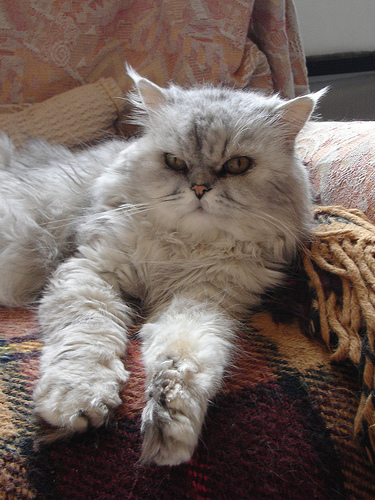
#> input picture DIP LAB FINAL/cat1.jpg, 375 x 500 px
$ jupyter execute 2.binary_image.ipynb
#> lines starting #> are read from the running program, lines starting #| are printed output that depends on the picture; after the words box and inside, x2 and y2 are one past the last pixel; in counts of white or black regions, pixels touching at a corner belong together
[cell 1]
import cv2 as cv
import numpy as np
import matplotlib.pyplot as plt
import os
image = cv.imread("cat1.jpg")
#> image is the input picture: shape (500, 375, 3); mean B, G, R 95.2, 101.7, 116.1
image = cv.cvtColor(image, cv.COLOR_BGR2GRAY)
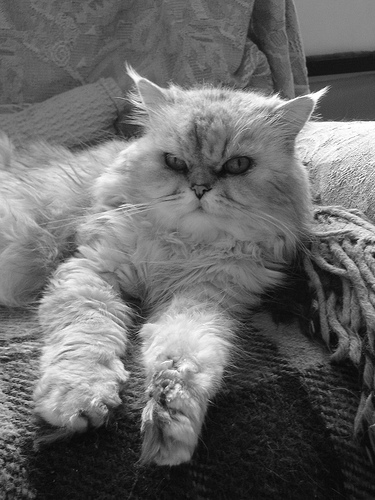
#> image: shape (500, 375); min 3, max 255, mean 105.3
plt.subplot(1,2,1)
plt.imshow(image, cmap='gray')
plt.title('Input Image')
plt.axis('off')
threshold=127
image.shape
for i in range(image.shape[0]):
    for j in range(image.shape[1]):
        if image[i][j] >= threshold:
            image[i][j]=255
        else:
            image[i][j]=0
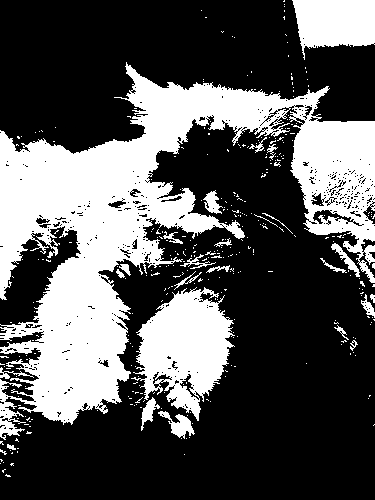
#> image: shape (500, 375); 33.8% white; 350 white regions (325 under 20 px), largest, box (x1, y1, x2, y2) and area: (0, 62, 375, 440) 48673, (131, 287, 235, 421) 7833, (292, 0, 375, 60) 3601

plt.subplot(1,2,2)
plt.imshow(image, cmap='gray')
plt.title('Binary Image')
plt.axis('off')
plt.show()
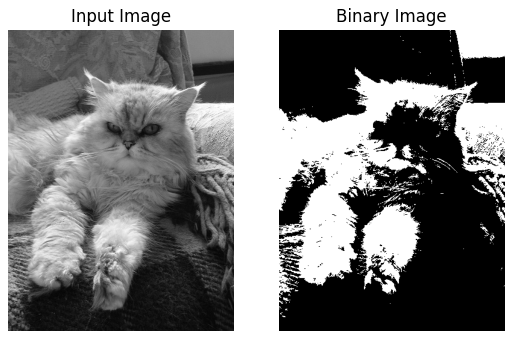
#> figure drawn by matplotlib, 2 panels

$ run again, with DIP LAB FINAL/matched.jpg copied over DIP LAB FINAL/cat1.jpg
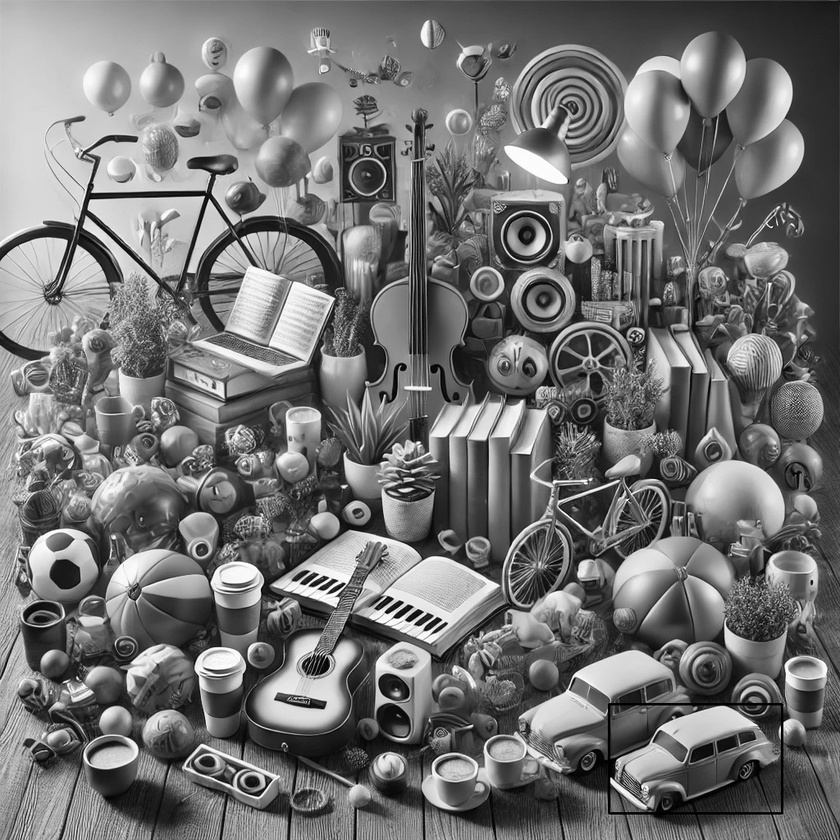
#> input picture DIP LAB FINAL/matched.jpg, 840 x 840 px, shrunk from 1024 x 1024 before the run
#> image is the input picture: shape (840, 840, 3); min 0, max 255, mean 114.5
#> after the loop `for i in range(image.shape[0]):`:
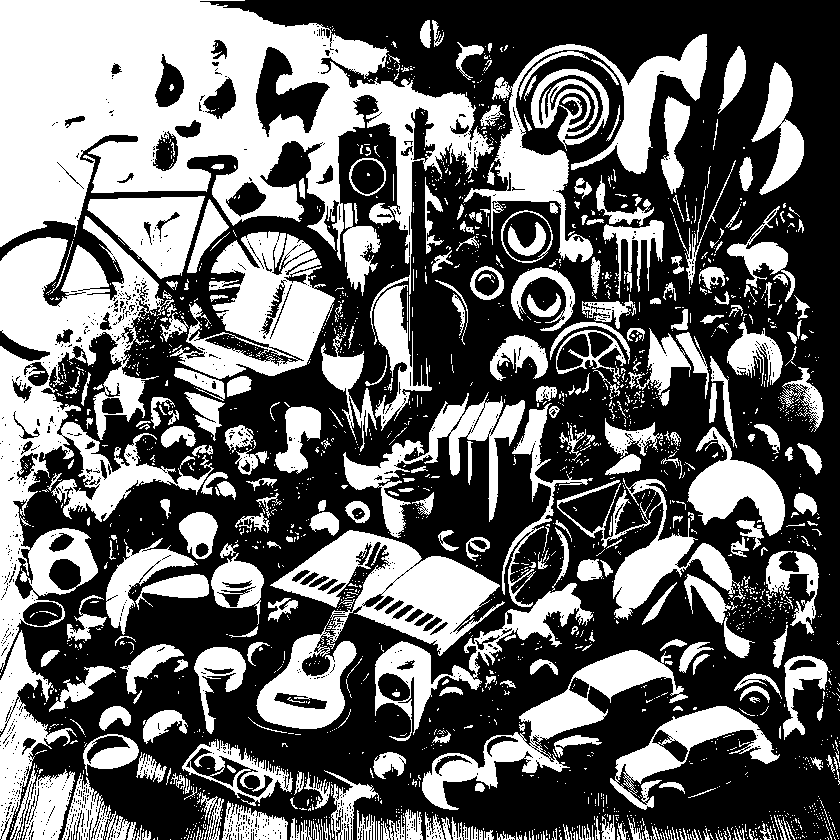
#> image: shape (840, 840); 40.6% white; 2136 white regions (1790 under 20 px), largest, box (x1, y1, x2, y2) and area: (0, 0, 494, 335) 67996, (0, 216, 214, 672) 31620, (256, 530, 505, 729) 17072
#> `plt.show()`:
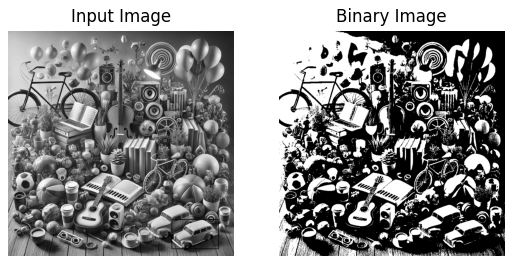
#> figure drawn by matplotlib, 2 panels

$ run again, with DIP LAB FINAL/d10.png saved as DIP LAB FINAL/cat1.jpg
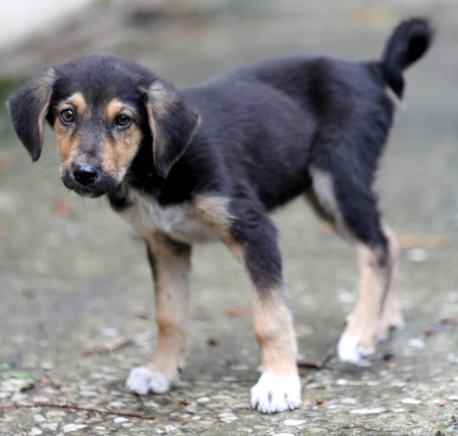
#> input picture DIP LAB FINAL/d10.png, 458 x 436 px
#> image is the input picture: shape (436, 458, 3); mean B, G, R 135.1, 134.4, 136.1
#> after the loop `for i in range(image.shape[0]):`:
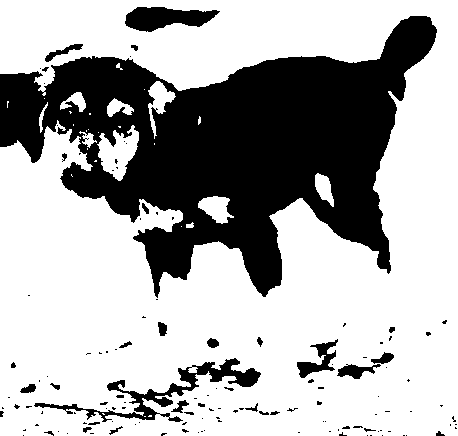
#> image: shape (436, 458); 67.9% white; 131 black regions (99 under 20 px), largest, box (x1, y1, x2, y2) and area: (0, 16, 437, 298) 57230, (34, 358, 261, 422) 2550, (125, 7, 220, 32) 1523
#> `plt.show()`:
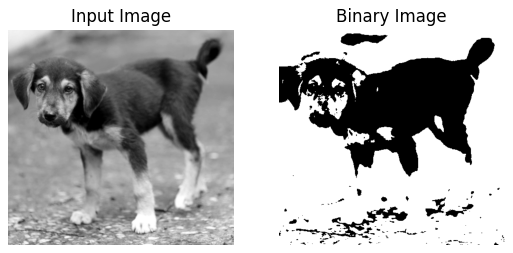
#> figure drawn by matplotlib, 2 panels

$ run again, with DIP LAB FINAL/image.png saved as DIP LAB FINAL/cat1.jpg
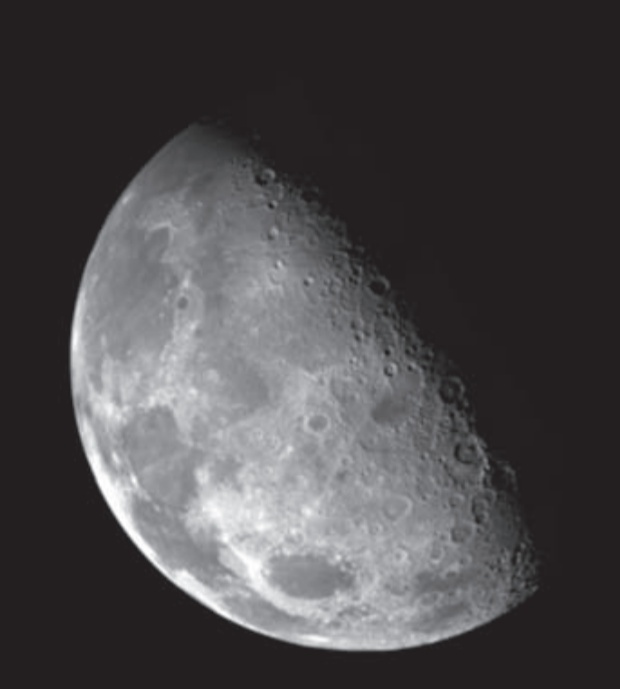
#> input picture DIP LAB FINAL/image.png, 620 x 689 px
#> image is the input picture: shape (689, 620, 3); mean B, G, R 74.6, 72.8, 74.9
#> after the loop `for i in range(image.shape[0]):`:
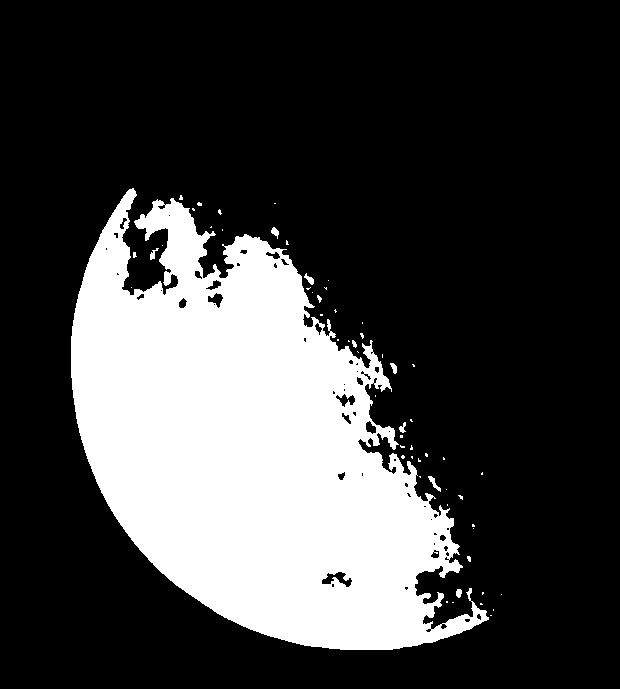
#> image: shape (689, 620); 25.7% white; 59 white regions (49 under 20 px), largest, box (x1, y1, x2, y2) and area: (71, 188, 489, 650) 109066, (428, 476, 441, 492) 69, (304, 273, 314, 285) 55
#> `plt.show()`:
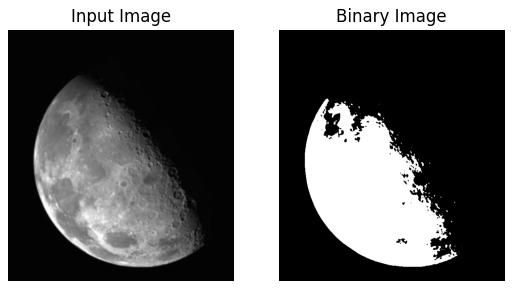
#> figure drawn by matplotlib, 2 panels
